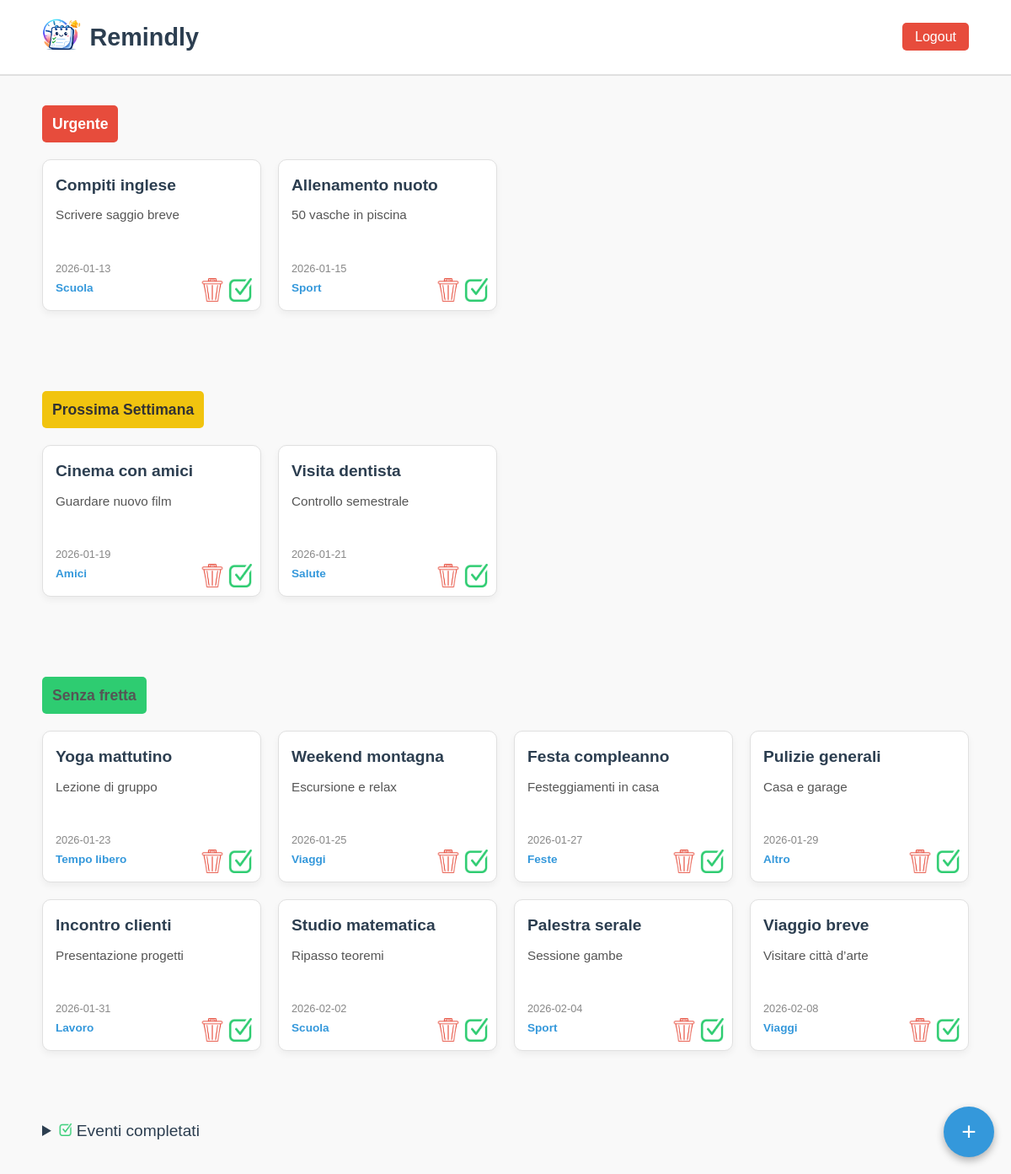
Screenshot of /pages/home.php (signed in) with the database file from the repository.
### tables this page shows
CREATE TABLE `evento` (
  `idEvento` int(11) NOT NULL,
  `titolo` varchar(100) NOT NULL,
  `descrizione` text DEFAULT NULL,
  `scadenza` date NOT NULL,
  `completato` tinyint(1) NOT NULL DEFAULT 0,
  `idUtente` int(11) DEFAULT NULL,
  `idCategoria` int(11) DEFAULT NULL
);

CREATE TABLE `categoria` (
  `idCategoria` int(11) NOT NULL,
  `nomeCategoria` varchar(50) NOT NULL
);

### core/functions.php (called while the page is built, shortened)
<?php
function getEventi($pdo, $user_id , $after = 0, $before = 0){
    $sql = "SELECT idEvento, titolo, descrizione, scadenza, nomeCategoria
            from evento as e
            inner join categoria as c on e.idCategoria = c.idCategoria
            WHERE idUtente = :utente &&";
    if ($before == 0 && $after != 0) {
        $sql .= "
        e.scadenza > DATE_ADD(CURDATE(), INTERVAL ".$after." DAY) && !completato
        order by scadenza;
        ";
    }elseif ($before != 0 && $after != 0){
        $sql .= "
        e.scadenza between DATE_ADD(CURDATE(), INTERVAL ".($after + 1)." DAY) and DATE_ADD(CURDATE(), INTERVAL ".$before." DAY) && !completato
        order by scadenza;
        ";
    }elseif ($before != 0 && $after == 0){
        $sql .= "
        e.scadenza <= DATE_ADD(CURDATE(), INTERVAL ".$before." DAY) && !completato
        order by scadenza;
        ";
    }else{
        $sql .= "
        completato
        order by scadenza desc;
        ";
    }
    $stmt = $pdo->prepare($sql);
    $stmt->execute(['utente' => $user_id]);
    $eventi = $stmt->fetchAll(PDO::FETCH_ASSOC);
    return $eventi ?: null;
}
?>

### pages/home.php (the view, shortened to what this page needs)
<?php
require_once '../core/functions.php';
require_once '../core/database.php';
function printEvent($pdo,$after = 0, $before = 0) {
    $eventi = getEventi($pdo,$_SESSION['user_id'],$after,$before);
    if (isset($eventi)) {
        if ($after !=0 || $before !=0) {
            foreach ($eventi as $evento) {
                echo(
                        '<div class="evento" >' .
                        '<h3>' . $evento['titolo'] . '</h3>' .
                        '<p>' . $evento['descrizione'] . '</p>' .
                        '<div class="eventoCategoria">
                            <small>' . $evento['scadenza'] . '</small>' .
                            '<span class="categoria">' . $evento['nomeCategoria'] . '</span>
                        </div>
                        <div class="bottoniEventi">
                            <button class="btn-elimina-Ev" data-id="' . $evento['idEvento'] . '">
                                <img src="../img/trash.png" alt="Elimina" />
                            </button>
                            <button class="btn-evento-nCompletato" data-id="' . $evento['idEvento'] . '">
                                <img src="../img/done.png" alt="Completato" />
                            </button>
                        </div>' .
                        '</div>');
            }
        }
    }
}
?>
<!DOCTYPE html>
<html lang="it">
<head>
    <link rel="stylesheet" href="../css/homeStyle.css?v=<?=time() ?>" type="text/css">
</head>
<body>
<header>
    <div class="header-left">
        <a href="../index.html"><img src="../img/logo.png" alt="Logo Remindly" class="logo-small"></a>
        <h1>Remindly</h1>
    </div>
    <div class="header-right">
        <a href="private/destroySession.php" class="btn-logout">Logout</a>
    </div>
</header>
<main>
    <section>
        <h2 class="h2SectionUrgente">Urgente</h2>
        <div class="grid-eventi">
        <?php
        printEvent($pdo,0,2);
        ?>
        </div>
    </section>
    <section>
        <h2 class="h2SectionPs">Prossima Settimana</h2>
        <div class="grid-eventi">
            <?php
            printEvent($pdo,2,7);
            ?>
        </div>
    </section>
    <section>
        <h2 class="h2SectionNurgente">Senza fretta</h2>
        <div class="grid-eventi">
            <?php
            printEvent($pdo,7);
            ?>
        </div>
    </section>
    <details>
        <summary>
            <img src="../img/done.png" alt="immagine completati" class="summaryCompletati">
            Eventi completati</summary>
    </details>
    <button class="floatingBtn" id="newEvent">+</button>
</main>
</body>
</html>

### css/homeStyle.css (style rules this page uses)
* { margin: 0; padding: 0; box-sizing: border-box; font-family: 'Arial', sans-serif; }
body { background-color: #f9f9f9; color: #333; line-height: 1.6; }
header { display: flex; justify-content: space-between; align-items: center; padding: 20px 50px; background-color: #ffffff; border-bottom: 2px solid #e0e0e0; }
.header-left { display: flex; align-items: center; gap: 10px; }
.header-left h1 { font-size: 1.8rem; color: #2c3e50; }
.logo-small { height: 40px; }
.summaryCompletati { height: 15px; }
section h2 { display: inline-block; margin-top: 15px; font-size: 1.1rem; padding: 8px 12px; border-radius: 5px; box-sizing: border-box; }
.h2SectionUrgente { color: white; background-color: #e74c3c; }
.h2SectionPs { color: #333; background-color: #f1c40f; }
.h2SectionNurgente { color: #555; background-color: #2ecc71; }
.header-right a.btn-logout { background-color: #e74c3c; color: white; text-decoration: none; padding: 8px 15px; border-radius: 5px; transition: background 0.3s; }
.floatingBtn { position: fixed; bottom: 20px; right: 20px; width: 60px; height: 60px; display: flex; align-items: center; justify-content: center; border-radius: 50%; background-color: #3498db; color: #fff; font-size: 30px; line-height: 1; border: none; padding: 0; cursor: pointer; box-shadow: 0 4px 10px rgba(0, 0, 0, 0.3); z-index: 99999; appearance: none; -webkit-appearance: none; }
section { padding: 20px 50px; }
section h2 { color: #2c3e50; margin-bottom: 20px; }
.grid-eventi { display: grid; grid-template-columns: repeat(auto-fill, minmax(220px, 1fr)); gap: 20px; margin-bottom: 40px; }
.evento { background-color: #ffffff; border: 1px solid #e0e0e0; border-radius: 10px; padding: 15px; display: flex; flex-direction: column; justify-content: space-between; height: 180px; box-shadow: 0 4px 8px rgba(0, 0, 0, 0.05); transition: transform 0.2s; cursor: pointer; position: relative; }
.evento h3 { font-size: 1.2rem; margin-bottom: 8px; color: #2c3e50; }
.evento p { font-size: 0.95rem; color: #555; margin-bottom: 8px; flex-grow: 1; }
.eventoCategoria { display: flex; flex-direction: column; gap: 2px; }
.evento .categoria { font-size: 0.85rem; color: #3498db; font-weight: bold; }
.evento small { font-size: 0.8rem; color: #888; }
.bottoniEventi { position: absolute; bottom: 10px; right: 10px; display: flex; gap: 5px; }
.bottoniEventi button { width: 28px; height: 28px; border: none; background: none; cursor: pointer; padding: 0; }
.bottoniEventi button img { width: 100%; height: 100%; object-fit: cover; }
details { padding: 20px 50px; }
details summary { font-size: 1.2rem; cursor: pointer; margin-bottom: 15px; color: #2c3e50; }

### rows the page displays
evento: titolo "Compiti inglese", descrizione "Scrivere saggio breve", scadenza "2026-01-13", idCategoria.nomeCategoria "Scuola"
evento: titolo "Allenamento nuoto", descrizione "50 vasche in piscina", scadenza "2026-01-15", idCategoria.nomeCategoria "Sport"
evento: titolo "Cinema con amici", descrizione "Guardare nuovo film", scadenza "2026-01-19", idCategoria.nomeCategoria "Amici"
evento: titolo "Visita dentista", descrizione "Controllo semestrale", scadenza "2026-01-21", idCategoria.nomeCategoria "Salute"
evento: titolo "Yoga mattutino", descrizione "Lezione di gruppo", scadenza "2026-01-23", idCategoria.nomeCategoria "Tempo libero"
evento: titolo "Weekend montagna", descrizione "Escursione e relax", scadenza "2026-01-25", idCategoria.nomeCategoria "Viaggi"
evento: titolo "Festa compleanno", descrizione "Festeggiamenti in casa", scadenza "2026-01-27", idCategoria.nomeCategoria "Feste"
evento: titolo "Pulizie generali", descrizione "Casa e garage", scadenza "2026-01-29", idCategoria.nomeCategoria "Altro"
evento: titolo "Incontro clienti", descrizione "Presentazione progetti", scadenza "2026-01-31", idCategoria.nomeCategoria "Lavoro"
evento: titolo "Studio matematica", descrizione "Ripasso teoremi", scadenza "2026-02-02", idCategoria.nomeCategoria "Scuola"
evento: titolo "Palestra serale", descrizione "Sessione gambe", scadenza "2026-02-04", idCategoria.nomeCategoria "Sport"
evento: titolo "Viaggio breve", descrizione "Visitare città d’arte", scadenza "2026-02-08", idCategoria.nomeCategoria "Viaggi"
